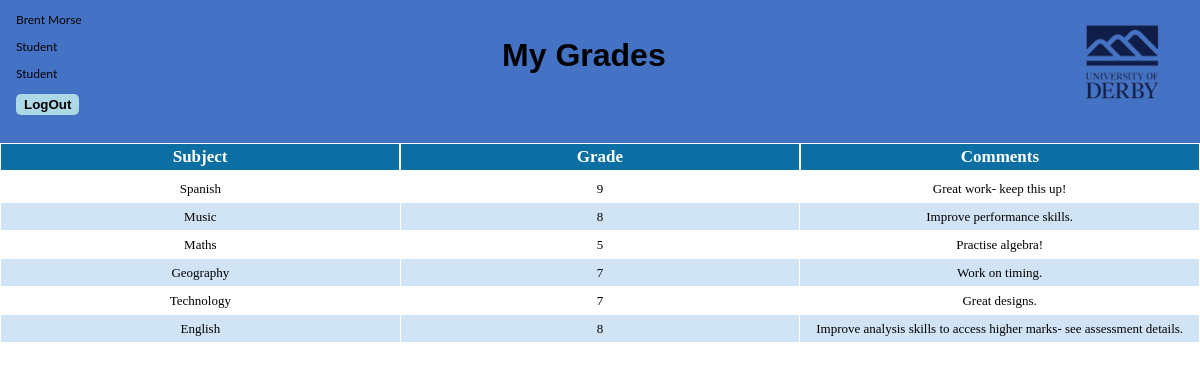
The page /main/StudentMyGrades.php (signed in) on the database its author committed.
### tables this page shows
create table Person
( Person_ID int AUTO_INCREMENT,
  First_Name varchar(30),
  Last_Name varchar(30),
  Date_Of_Birth Date,
  Role varchar(20),
  Start_Date Date,
  Sex varchar(10),
  Address text,
  Phone_Number varchar(20),
  Medical_Information text, 
  Comments text,
  primary key(Person_ID));

CREATE TABLE Subject_Grade(
	Subject_ID int,
	Student_ID int,
	CurrentYear int,
	Grade int,
	Feedback text,
	
	PRIMARY KEY (Subject_ID, Student_ID, CurrentYear),

	FOREIGN KEY (Student_ID) references Student(Person_ID) ON DELETE CASCADE ON UPDATE CASCADE,
	FOREIGN KEY (Subject_ID) references Subject(Subject_ID) ON DELETE CASCADE ON UPDATE CASCADE
	
);

CREATE TABLE Subject(
	Subject_ID int PRIMARY KEY AUTO_INCREMENT,
	Department_ID int NOT NULL,
	Subject_Name varchar(30) NOT NULL,
	Length int NOT NULL,
	Level int NOT NULL,
	Number_Of_Exams int NOT NULL,

	FOREIGN KEY (Department_ID) references Department(Department_ID) ON DELETE CASCADE ON UPDATE CASCADE
);

### main/Scripts/PullUserData.php (called while the page is built, shortened)
<?php
class UserInteractionHandler
{
    private $connectionData;
	function __Construct()
	{
		require "Scripts/dbinfo.php";
		$conn = new mysqli($dbserver, $dbusername, $dbpassword, $dbdatabase);
		if($conn->connect_error)
		{
			die("A connection error occurred.");
		}
		else
		{
			$this->connectionData = $conn;
		}
	}
	function PullLoggedinBar($user,$type)
	{
		$info = array("Name"=>"","Role"=>"","UserGroup"=>"");
		$result = $this->connectionData->query("SELECT First_Name,Last_Name,Role FROM person WHERE Person_ID = ". $user . ";");
		$dataSet = $result->fetch_assoc();
		$info['Name'] = $dataSet['First_Name'] . " " . $dataSet['Last_Name'];
		$info['Role'] = $dataSet['Role'];
		$info['UserGroup'] = $type;
		return $info;
	}
}
?>

### main/Scripts/GradesAndAssessmentsService.php (the view, shortened to what this page needs)
<?php
	function studentGradesQuery($student_id)
	{
		require "Scripts/dbinfo.php";
		$connection = new mysqli($dbserver, $dbusername, $dbpassword, $dbdatabase);
		if($connection->connect_error)
		{
			echo "<p>Failed to connect to database</p>";
		}
		else
		{
			$query = "select Subject.Subject_Name, Grade, Feedback
			          from subject_grade, subject
					  where subject_grade.Student_ID = ?
					  AND Subject_Grade.Subject_ID = Subject.Subject_ID
					  order by Subject.subject_ID DESC;";
			$statement = $connection->prepare($query);
			$statement->bind_param('s', $student_id);
			$statement->execute();
			$statement->store_result();
			$statement->bind_result($subject_Name, $grade, $feedback);
		}
		while($statement->fetch())
		{
			echo "<tr>";
			echo "<td>".$subject_Name."</td>";
			echo "<td>".$grade."</td>";
			echo "<td>".$feedback."</td>";
			echo "</tr>";
		}
	}
				?><a href='#nav<?php echo $i; ?>'><div class ="dropdownClass">Class <?php echo $Class_Names[$i]; ?></div></a>

### main/PageElements/LoggedInBox.php
<?php include_once "Scripts/PullUserData.php";?>
<?php
$interHandler = new UserInteractionHandler();
$userStats = $interHandler->PullLoggedinBar($_SESSION['Login'],$_SESSION['Type']);
?>
<div style="display: inline-block; float: left; ">
<p class="PersonDetails"><?php echo $userStats['Name']?></p>
<p class="PersonDetails"><?php echo $userStats['Role']?></p>
<p class="PersonDetails"><?php echo $userStats['UserGroup']?></p>
<button class ="buttonLogOut" onclick="document.location='Scripts/KillSession.php'" >LogOut</button></a>
</div>

### rows shown on the page
person: Role "Student"
subject_grade: Subject_ID.Subject_Name "Spanish", Grade "9", Feedback "Great work- keep this up!"
subject_grade: Subject_ID.Subject_Name "Music", Grade "8", Feedback "Improve performance skills."
subject_grade: Subject_ID.Subject_Name "Maths", Grade "5", Feedback "Practise algebra!"
subject_grade: Subject_ID.Subject_Name "Geography", Grade "7", Feedback "Work on timing."
subject_grade: Subject_ID.Subject_Name "Technology", Grade "7", Feedback "Great designs."
subject_grade: Subject_ID.Subject_Name "English", Grade "8", Feedback "Improve analysis skills to access higher marks- see assessment details."

### other values the page prints
$userStats['Name'] "Brent Morse"
